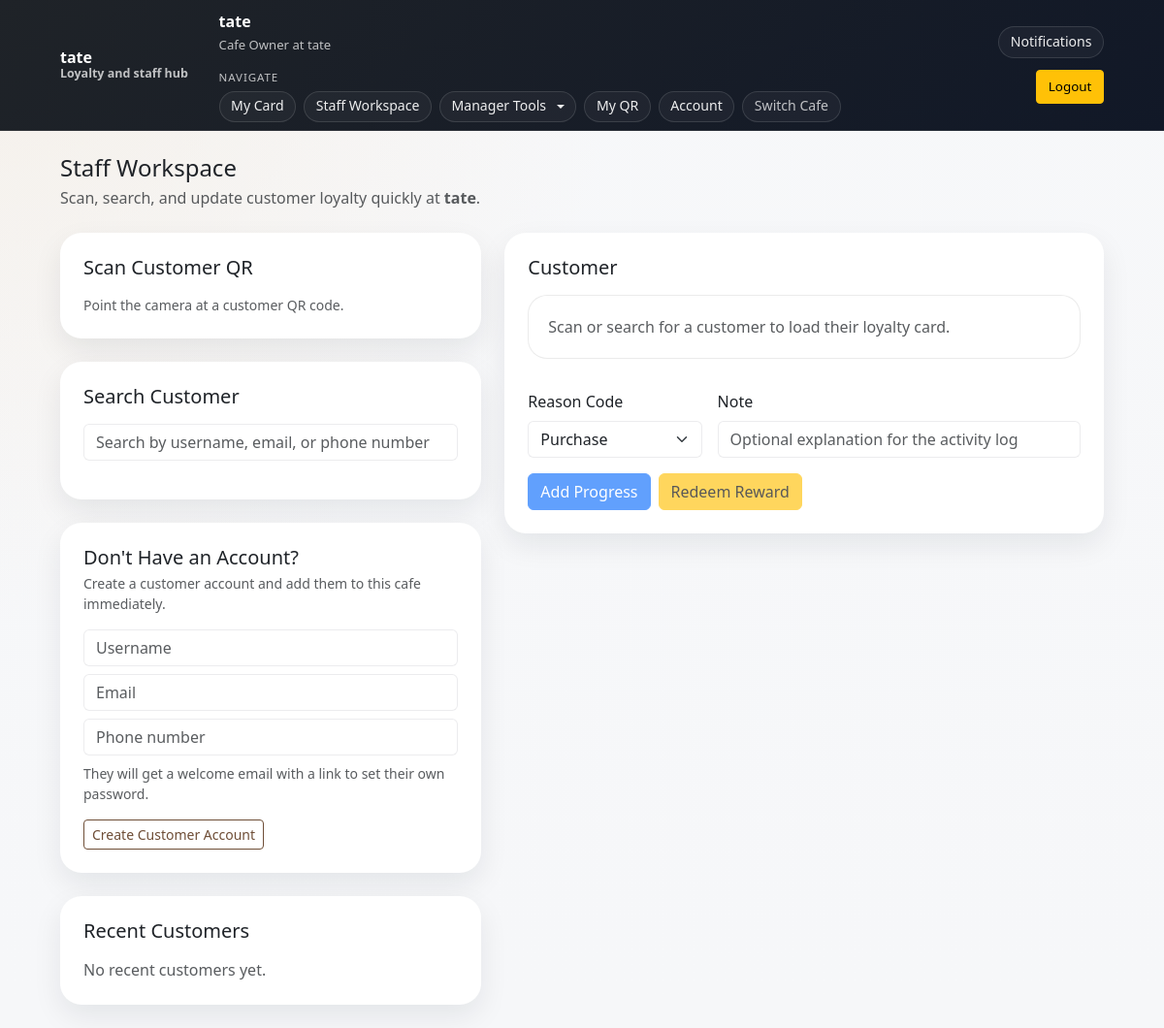
Page /tate/ (signed in) on the committed database.
### models.py (models this page shows)
class Cafe(db.Model):
    __tablename__ = "cafes"
    id = db.Column(db.Integer, primary_key=True)
    name = db.Column(db.String(120), nullable=False)
    slug = db.Column(db.String(80), unique=True, nullable=False, index=True)
    is_active = db.Column(db.Boolean, nullable=False, default=True)
    is_archived = db.Column(db.Boolean, nullable=False, default=False)
    created_at = db.Column(db.DateTime, nullable=False, default=datetime.utcnow)
    logo_url = db.Column(db.String(500), nullable=True)
    accent_color = db.Column(db.String(20), nullable=False, default="#6f4e37")
    secondary_color = db.Column(db.String(20), nullable=False, default="#f5ede3")
    theme_mode = db.Column(db.String(20), nullable=False, default="light")   # light | dark | coffee | modern
    card_style = db.Column(db.String(20), nullable=False, default="rounded") # rounded | minimal | bold
    public_location = db.Column(db.String(255), nullable=True)
    public_opening_hours = db.Column(db.String(255), nullable=True)
    public_join_instructions = db.Column(db.String(500), nullable=True)
    settings = db.relationship(
        "CafeSettings",
        back_populates="cafe",
        uselist=False,
        cascade="all, delete-orphan",
    )
    members = db.relationship(
        "CafeMember",
        back_populates="cafe",
        cascade="all, delete-orphan",
    )
    loyalty_cards = db.relationship(
        "LoyaltyCard",
        back_populates="cafe",
        cascade="all, delete-orphan",
    )
    activity_logs = db.relationship(
        "ActivityLog",
        back_populates="cafe",
        cascade="all, delete-orphan",
    )
    invites = db.relationship(
        "StaffInvite",
        back_populates="cafe",
        cascade="all, delete-orphan",
    )
    reward_tiers = db.relationship(
        "RewardTier",
        back_populates="cafe",
        cascade="all, delete-orphan",
        order_by="RewardTier.points_required.asc()",
    )

class User(db.Model):
    __tablename__ = "users"
    id = db.Column(db.Integer, primary_key=True)
    username = db.Column(db.String(40), unique=True, nullable=False, index=True)
    email = db.Column(db.String(255), unique=True, nullable=False, index=True)
    password_hash = db.Column(db.String(255), nullable=False)
    pending_email = db.Column(db.String(255), nullable=True)
    email_verified_at = db.Column(db.DateTime, nullable=True)
    requires_password_setup = db.Column(db.Boolean, nullable=False, default=False)
    requires_email_verification = db.Column(db.Boolean, nullable=False, default=False)
    is_active = db.Column(db.Boolean, nullable=False, default=True)
    is_global_admin = db.Column(db.Boolean, nullable=False, default=False)
    qr_token = db.Column(
        db.String(64),
        unique=True,
        nullable=False,
        default=lambda: secrets.token_urlsafe(32),
    )
    created_at = db.Column(db.DateTime, nullable=False, default=datetime.utcnow)
    memberships = db.relationship(
        "CafeMember",
        back_populates="user",
        cascade="all, delete-orphan",
    )
    loyalty_cards = db.relationship(
        "LoyaltyCard",
        back_populates="user",
        cascade="all, delete-orphan",
    )
    notifications = db.relationship(
        "Notification",
        back_populates="user",
        cascade="all, delete-orphan",
    )
    password_reset_tokens = db.relationship(
        "PasswordResetToken",
        back_populates="user",
        cascade="all, delete-orphan",
    )
    activity_as_actor = db.relationship(
        "ActivityLog",
        foreign_keys="ActivityLog.actor_user_id",
        back_populates="actor_user",
        cascade="all, delete-orphan",
    )
    activity_as_target = db.relationship(
        "ActivityLog",
        foreign_keys="ActivityLog.target_user_id",
        back_populates="target_user",
        cascade="all, delete-orphan",
    )

class CafeMember(db.Model):
    __tablename__ = "cafe_members"
    id = db.Column(db.Integer, primary_key=True)
    user_id = db.Column(db.Integer, db.ForeignKey("users.id"), nullable=False, index=True)
    cafe_id = db.Column(db.Integer, db.ForeignKey("cafes.id"), nullable=False, index=True)
    role = db.Column(db.String(20), nullable=False)  # owner | manager | staff
    is_active = db.Column(db.Boolean, nullable=False, default=True)
    created_at = db.Column(db.DateTime, nullable=False, default=datetime.utcnow)
    __table_args__ = (
        db.UniqueConstraint("user_id", "cafe_id", name="uq_user_cafe_membership"),
    )
    user = db.relationship("User", back_populates="memberships")
    cafe = db.relationship("Cafe", back_populates="members")

### app.py (the view, shortened to what this page needs)
    @app.get("/<cafe_slug>/")
    def cafe_home(cafe_slug: str):
        cafe = Cafe.query.filter_by(slug=cafe_slug).first()
        if not cafe or not cafe_is_available(cafe):
            abort(404)
        u = current_user()
        if not user_can_access_cafe(u, cafe):
            flash("You don’t have access to that cafe yet.", "danger")
            return redirect(url_for("select_cafe"))
        session["cafe_id"] = cafe.id
        if is_global_admin(u):
            return render_staff_home_page(cafe)
        member = CafeMember.query.filter_by(user_id=u.id, cafe_id=cafe.id, is_active=True).first()
        if member and member.role in ("staff", "manager", "owner"):
            return render_staff_home_page(cafe)
        return render_card_page_for_user(u, cafe)

### app.py (called while the page is built, shortened)
def ensure_cafe_settings(cafe: Cafe) -> CafeSettings:
    if cafe.settings:
        return cafe.settings
    global_settings = ensure_global_settings()
    settings = build_default_cafe_settings(cafe.id, global_settings)
    db.session.add(settings)
    db.session.commit()
    return settings

def ensure_global_settings() -> GlobalSettings:
    settings = db.session.get(GlobalSettings, 1)
    if settings:
        return settings
    settings = GlobalSettings(id=1)
    db.session.add(settings)
    db.session.commit()
    return settings

def ensure_email_settings() -> EmailSettings:
    settings = db.session.get(EmailSettings, 1)
    if settings:
        return settings

def cafe_is_available(cafe: Cafe | None) -> bool:
    return bool(cafe and cafe.is_active and not getattr(cafe, "is_archived", False))

### templates/staff.html (shortened to what this page needs)
{% extends "base.html" %}
{% block content %}
<div class="staff-shell">
  <div class="d-flex justify-content-between align-items-start flex-wrap gap-3 mb-4">
    <div>
      <h1 class="h4 mb-1">Staff Workspace</h1>
      <p class="text-muted mb-0">Scan, search, and update customer loyalty quickly at <strong>{{ active_cafe.name }}</strong>.</p>
    </div>
  </div>
  <div class="row g-4">
    <div class="col-lg-5">
      <div class="card shadow-sm border-0">
        <div class="card-body p-4">
          <h2 class="h5 mb-3">Scan Customer QR</h2>
          <div class="text-muted small mt-2">Point the camera at a customer QR code.</div>
        </div>
      </div>
      <div class="card shadow-sm border-0 mt-4">
        <div class="card-body p-4">
          <h2 class="h5 mb-3">Search Customer</h2>
          <input type="text" id="userSearch" class="form-control" placeholder="Search by username, email, or phone number">
        </div>
      </div>
      <div class="card shadow-sm border-0 mt-4">
        <div class="card-body p-4">
          <h2 class="h5 mb-1">Don't Have an Account?</h2>
          <p class="text-muted small mb-3">Create a customer account and add them to this cafe immediately.</p>
          <form method="post" action="{{ url_for('staff_create_user') }}">
            <div class="mb-2">
              <input class="form-control" name="username" placeholder="Username" required>
            </div>
            <div class="mb-2">
              <input class="form-control" name="email" type="email" placeholder="Email" required>
            </div>
            <div class="mb-2">
              <input class="form-control" name="phone_number" type="tel" placeholder="Phone number">
            </div>
            <p class="text-muted small mb-3">They will get a welcome email with a link to set their own password.</p>
            <button class="btn btn-outline-primary btn-sm" type="submit">Create Customer Account</button>
          </form>
        </div>
      </div>
      <div class="card shadow-sm border-0 mt-4">
        <div class="card-body p-4">
          <h2 class="h5 mb-3">Recent Customers</h2>
          {% if recent_customers %}
            <div class="d-grid gap-2">
              {% for user, card, progress, meta, item in recent_customers %}
                <button
                  type="button"
                  class="btn btn-outline-secondary text-start quick-user"
                  onclick='renderPreview({{ {"username": user.username, "email": user.email, "qr_token": user.qr_token, "current": progress.current, "required": progress.required, "progress": progress.progress, "reward_name": progress.reward_name, "reward_available": card.reward_available, "unit_label": progress.unit_label, "customer_note": (meta.note if meta else ""), "is_flagged": (meta.is_flagged if meta else False)}|tojson }})'>
                  <div class="fw-semibold">{{ user.username }}</div>
                  <div class="small text-muted">{{ item.action.replace('_', ' ').title() }} • {{ item.created_at }}</div>
                </button>
              {% endfor %}
            </div>
          {% else %}
            <div class="text-muted">No recent customers yet.</div>
          {% endif %}
        </div>
      </div>
    </div>
    <div class="col-lg-7">
      <div class="card shadow-sm border-0">
        <div class="card-body p-4">
          <h2 class="h5 mb-3">Customer</h2>
          <div id="customerPreview" class="preview-card">
            <div class="text-muted">Scan or search for a customer to load their loyalty card.</div>
          </div>
          <div class="row g-3 mt-3">
            <div class="col-md-4">
              <label class="form-label">Reason Code</label>
              <select class="form-select" id="reasonCode">
                <option value="purchase">Purchase</option>
              </select>
            </div>
            <div class="col-md-8">
              <label class="form-label">Note</label>
              <input class="form-control" id="reasonNote" placeholder="Optional explanation for the activity log">
            </div>
          </div>
          <div class="d-flex gap-2 flex-wrap mt-3">
            <button class="btn btn-primary" type="button" id="addButton" onclick="submitAction('add')" disabled>Add Progress</button>
            <button class="btn btn-warning" type="button" id="redeemButton" onclick="submitAction('redeem')" disabled>Redeem Reward</button>
          </div>
        </div>
      </div>
    </div>
  </div>
</div>
{% endblock %}

### templates/base.html (shortened to what this page needs)
<!doctype html>
<html lang="en">
<head>
<link href="https://cdn.jsdelivr.net/npm/bootstrap@5.3.3/dist/css/bootstrap.min.css" rel="stylesheet">
</head>
<body class="theme-{{ active_cafe.theme_mode if active_cafe else 'light' }} card-{{ active_cafe.card_style if active_cafe else 'rounded' }}">
<nav class="navbar navbar-expand-lg navbar-dark sticky-top">
<div class="container main-container">
<a class="navbar-brand fw-semibold" href="{{ url_for('index') }}">
<span class="brand-copy">
<span class="brand-title">{{ active_cafe.name if active_cafe else (global_settings.site_name if global_settings else 'Coffee Loyalty') }}</span>
<span class="brand-subtitle">
{% if active_cafe %}
Loyalty and staff hub
{% else %}
Cafe rewards and team tools
{% endif %}
</span>
</span>
</a>
<div class="collapse navbar-collapse" id="navMenu">
<div class="nav-layout ms-lg-4">
{% if me %}
<div class="nav-cluster">
<div class="nav-status" aria-label="Current account">
<strong>{{ me.username }}</strong>
<span>
{% if me_is_admin %}
Global admin
{% elif me_membership %}
{{ 'Cafe Owner' if me_membership.role == 'owner' else me_membership.role|capitalize }} at {{ active_cafe.name if active_cafe else 'selected cafe' }}
{% elif active_cafe %}
Customer at {{ active_cafe.name }}
{% else %}
Signed in
{% endif %}
</span>
</div>
<div class="nav-stack" aria-label="Workspace navigation">
<div class="nav-group-label">Navigate</div>
<div class="nav-menu-group">
{% if active_cafe %}
<a class="nav-chip {% if request.endpoint in ['card', 'card_history', 'open_card', 'cafe_card', 'cafe_history'] %}active{% endif %}"
href="{{ url_for('cafe_card', cafe_slug=active_cafe.slug) }}"
aria-current="{% if request.endpoint in ['card', 'card_history'] %}page{% endif %}">
My Card
</a>
{% endif %}
{% if active_cafe and (me_is_admin or (me_membership and me_membership.role in ['staff','manager','owner'])) %}
<a class="nav-chip {% if request.endpoint in ['staff_home', 'cafe_staff'] %}active{% endif %}"
href="{{ url_for('cafe_staff', cafe_slug=active_cafe.slug) }}"
aria-current="{% if request.endpoint in ['staff_home', 'cafe_staff'] %}page{% endif %}">
Staff Workspace
</a>
{% endif %}
{% if active_cafe and (me_is_admin or (me_membership and me_membership.role in ['manager', 'owner'])) %}
<div class="dropdown">
<button class="nav-chip nav-dropdown-toggle dropdown-toggle "
type="button"
data-bs-toggle="dropdown"
aria-expanded="false">
Manager Tools
</button>
</div>
{% endif %}
{% if active_cafe %}
<a class="nav-chip {% if request.endpoint == 'my_qr' %}active{% endif %}"
href="{{ url_for('my_qr') }}"
aria-current="{% if request.endpoint == 'my_qr' %}page{% endif %}">
My QR
</a>
{% endif %}
<a class="nav-chip {% if request.endpoint == 'account' %}active{% endif %}"
href="{{ url_for('account') }}"
aria-current="{% if request.endpoint == 'account' %}page{% endif %}">
Account
</a>
<a class="nav-chip nav-chip-muted {% if request.endpoint == 'select_cafe' %}active{% endif %}"
href="{{ url_for('select_cafe') }}"
aria-current="{% if request.endpoint == 'select_cafe' %}page{% endif %}">
Switch Cafe
</a>
</div>
</div>
</div>
<div class="nav-cluster justify-content-lg-end">
<div class="dropdown">
<button class="nav-chip nav-dropdown-toggle {% if unread_notifications %}active{% endif %}"
type="button"
data-bs-toggle="dropdown"
aria-expanded="false"
aria-label="Notifications">
Notifications
</button>
</div>
<form method="post"
action="{{ url_for('logout') }}"
class="m-0">
<button class="btn btn-warning btn-sm">Logout</button>
</form>
</div>
{% endif %}
</div>
</div>
</div>
</nav>
<main class="container main-container py-4" id="main-content" tabindex="-1">
{% block content %}{% endblock %}
</main>
</body>
</html>

### templates/staff.html (style rules this page uses)
.staff-shell .preview-card { border-radius:20px;border:1px solid rgba(0,0,0,0.08);padding:1.25rem;background:rgba(255,255,255,0.72) }

### rows in the picture
Cafe: name "tate"
User: username "tate"
CafeMember: role "Cafe Owner"
